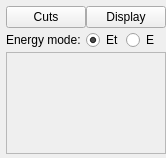
<ui version="4.0" >
 <class>JetControllerForm</class>
 <widget class="QWidget" name="JetControllerForm" >
  <property name="geometry" >
   <rect>
    <x>0</x>
    <y>0</y>
    <width>156</width>
    <height>158</height>
   </rect>
  </property>
  <property name="windowTitle" >
   <string>Form</string>
  </property>
  <layout class="QGridLayout" name="gridLayout" >
   <property name="leftMargin" >
    <number>6</number>
   </property>
   <property name="topMargin" >
    <number>6</number>
   </property>
   <property name="rightMargin" >
    <number>0</number>
   </property>
   <property name="bottomMargin" >
    <number>4</number>
   </property>
   <property name="horizontalSpacing" >
    <number>0</number>
   </property>
   <property name="verticalSpacing" >
    <number>2</number>
   </property>
   <item row="0" column="0" >
    <widget class="QWidget" native="1" name="widget_settingsButtonsPlaceholder" >
     <property name="sizePolicy" >
      <sizepolicy vsizetype="Fixed" hsizetype="Fixed" >
       <horstretch>0</horstretch>
       <verstretch>0</verstretch>
      </sizepolicy>
     </property>
     <layout class="QHBoxLayout" >
      <property name="spacing" >
       <number>0</number>
      </property>
      <property name="margin" >
       <number>0</number>
      </property>
      <item>
       <widget class="QPushButton" name="pushButton_settings_cuts" >
        <property name="toolTip" >
         <string>Configure track cuts on quantities such as eta, phi and momentum</string>
        </property>
        <property name="text" >
         <string>Cuts</string>
        </property>
       </widget>
      </item>
      <item>
       <widget class="QPushButton" name="pushButton_settings_display" >
        <property name="toolTip" >
         <string>Configure track colours</string>
        </property>
        <property name="text" >
         <string>Display</string>
        </property>
       </widget>
      </item>
     </layout>
    </widget>
   </item>
   <item row="0" column="1" colspan="2" >
    <spacer name="spacer" >
     <property name="orientation" >
      <enum>Qt::Horizontal</enum>
     </property>
     <property name="sizeType" >
      <enum>QSizePolicy::Preferred</enum>
     </property>
     <property name="sizeHint" stdset="0" >
      <size>
       <width>1</width>
       <height>10</height>
      </size>
     </property>
    </spacer>
   </item>
   <item row="1" column="0" colspan="2" >
    <layout class="QHBoxLayout" name="horizontalLayout_2" >
     <item>
      <widget class="QLabel" name="label" >
       <property name="text" >
        <string>Energy mode: </string>
       </property>
      </widget>
     </item>
     <item>
      <layout class="QHBoxLayout" name="horizontalLayout" >
       <property name="spacing" >
        <number>0</number>
       </property>
       <item>
        <widget class="QRadioButton" name="radioButton_energyMode_Et" >
         <property name="text" >
          <string>Et</string>
         </property>
         <property name="checked" >
          <bool>true</bool>
         </property>
        </widget>
       </item>
       <item>
        <widget class="QRadioButton" name="radioButton_energyMode_E" >
         <property name="text" >
          <string>E</string>
         </property>
        </widget>
       </item>
      </layout>
     </item>
    </layout>
   </item>
   <item row="1" column="2" >
    <spacer name="horizontalSpacer" >
     <property name="orientation" >
      <enum>Qt::Horizontal</enum>
     </property>
     <property name="sizeType" >
      <enum>QSizePolicy::Preferred</enum>
     </property>
     <property name="sizeHint" stdset="0" >
      <size>
       <width>500</width>
       <height>10</height>
      </size>
     </property>
    </spacer>
   </item>
   <item row="2" column="0" colspan="3" >
    <widget class="QScrollArea" name="collWidgetScrollArea" />
   </item>
  </layout>
 </widget>
 <resources/>
 <connections/>
</ui>
